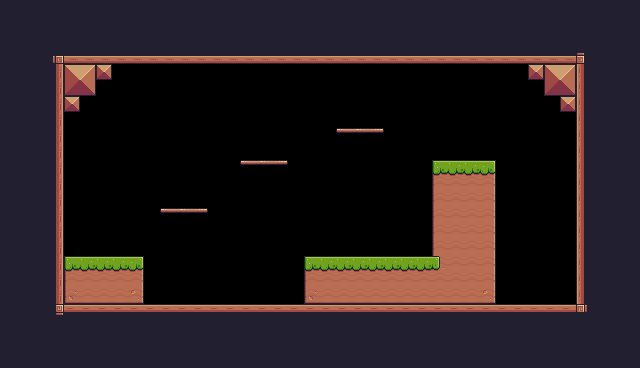

A level layout from a 2D game, rendered from its tile map. Below: a short description, then the map file with its tile-grid data intact:
An orthogonal 40x23 tile map with 16x16 px tiles, 1 tile layer (Background) and 28 objects (10x Fruit, Player, Checkpoint).

<map version="1.10" tiledversion="1.11.0" orientation="orthogonal" renderorder="right-down" width="40" height="23" tilewidth="16" tileheight="16" infinite="0" nextlayerid="6" nextobjectid="41">
 <tileset firstgid="1" source="Pixel Adventure.tsx" />
 <layer id="1" name="Background" width="40" height="23">
  <data encoding="csv">
112,112,24,112,112,112,112,112,112,112,112,112,112,112,112,112,112,112,112,112,112,112,112,112,112,112,112,112,112,112,112,112,112,112,112,112,112,24,112,112,
112,112,24,112,112,112,112,112,112,112,112,112,112,112,112,112,112,112,112,112,112,112,112,112,112,112,112,112,112,112,112,112,112,112,112,112,112,24,112,112,
112,112,24,112,112,112,112,112,112,112,112,112,112,112,112,112,112,112,112,112,112,112,112,112,112,112,112,112,112,112,112,112,112,112,112,112,112,24,112,112,
24,24,24,92,134,134,134,134,134,134,134,134,134,134,134,134,134,134,134,134,134,134,134,134,134,134,134,134,134,134,134,134,134,134,134,134,93,24,24,24,
112,112,112,113,36,37,35,0,0,0,0,0,0,0,0,0,0,0,0,0,0,0,0,0,0,0,0,0,0,0,0,0,0,35,36,37,111,112,112,112,
112,112,112,113,58,59,0,0,0,0,0,0,0,0,0,0,0,0,0,0,0,0,0,0,0,0,0,0,0,0,0,0,0,0,58,59,111,112,112,112,
112,112,112,113,35,0,0,0,0,0,0,0,0,0,0,0,0,0,0,0,0,0,0,0,0,0,0,0,0,0,0,0,0,0,0,35,111,112,112,112,
112,112,112,113,0,0,0,0,0,0,0,0,0,0,0,0,0,0,0,0,0,0,0,0,0,0,0,0,0,0,0,0,0,0,0,0,111,112,112,112,
112,112,112,113,0,0,0,0,0,0,0,0,0,0,0,0,0,0,0,0,80,40,41,42,0,0,0,0,0,0,0,0,0,0,0,0,111,112,112,112,
112,112,112,113,0,0,0,0,0,0,0,0,0,0,0,233,0,0,0,0,0,0,0,0,0,0,0,0,0,0,0,0,0,0,0,0,111,112,112,112,
112,112,112,113,0,0,0,0,0,0,0,0,0,0,0,40,41,42,233,0,0,0,0,0,0,0,0,7,8,8,9,0,0,0,0,0,111,112,112,112,
112,112,112,113,0,0,0,0,0,0,0,0,0,0,0,0,233,233,233,0,0,0,0,0,0,0,0,29,30,30,31,0,0,0,0,0,111,112,112,112,
112,112,112,113,0,0,0,0,0,0,0,0,0,0,0,0,0,0,0,0,0,0,0,0,0,0,0,29,30,30,31,0,0,0,0,0,111,112,112,112,
112,112,112,113,0,0,0,0,0,0,40,41,42,0,0,0,0,0,0,0,0,0,0,0,0,0,0,29,30,30,31,0,0,0,0,0,111,112,112,112,
112,112,112,113,0,0,0,0,0,0,0,0,0,0,0,0,0,0,0,0,0,0,0,0,0,0,0,29,30,30,31,0,0,0,0,0,111,112,112,112,
112,112,112,113,0,0,0,0,0,0,0,0,0,0,0,0,0,0,0,0,0,0,0,0,0,0,0,29,30,30,31,0,0,0,0,0,111,112,112,112,
112,112,112,113,7,8,8,8,9,75,0,0,0,0,0,0,0,0,0,7,8,8,8,8,8,8,8,33,30,30,31,0,0,0,0,0,111,112,112,112,
112,112,112,113,29,30,30,30,31,75,0,0,0,0,0,0,0,0,0,29,30,30,30,30,30,30,30,30,30,30,31,0,0,0,0,0,111,112,112,112,
112,112,112,113,51,52,52,52,53,75,0,0,0,0,0,0,0,0,0,51,52,52,52,52,52,52,52,52,52,52,53,0,0,0,0,0,111,112,112,112,
24,24,24,114,90,90,90,90,90,90,90,90,90,90,90,90,90,90,90,90,90,90,90,90,90,90,90,90,90,90,90,90,90,90,90,90,115,24,24,24,
112,112,24,112,112,112,112,112,112,112,112,112,112,112,112,112,112,112,112,112,112,112,112,112,112,112,112,112,112,112,112,112,112,112,112,112,112,24,112,112,
112,112,24,112,112,112,112,112,112,112,112,112,112,112,112,112,112,112,112,112,112,112,112,112,112,112,112,112,112,112,112,112,112,112,112,112,112,24,112,112,
112,112,24,112,112,112,112,112,112,112,112,112,112,112,112,112,112,112,112,112,112,112,112,112,112,112,112,112,112,112,112,112,112,112,112,112,112,24,112,112
</data>
 </layer>
 <objectgroup id="5" name="Spawnpoints">
  <object id="22" name="Player" type="Player" x="80" y="208" width="32" height="32" />
  <object id="25" name="Apple" type="Fruit" x="152" y="176" width="32" height="32" />
  <object id="26" name="Apple" type="Fruit" x="184" y="176" width="32" height="32" />
  <object id="27" name="Apple" type="Fruit" x="168" y="144" width="32" height="32" />
  <object id="28" name="Bananas" type="Fruit" x="232" y="128" width="32" height="32" />
  <object id="29" name="Bananas" type="Fruit" x="264" y="128" width="32" height="32" />
  <object id="30" name="Bananas" type="Fruit" x="248" y="96" width="32" height="32" />
  <object id="31" name="Apple" type="Fruit" x="328" y="96" width="32" height="32" />
  <object id="32" name="Apple" type="Fruit" x="360" y="96" width="32" height="32" />
  <object id="33" name="Bananas" type="Fruit" x="432" y="128" width="32" height="32" />
  <object id="34" name="Bananas" type="Fruit" x="464" y="128" width="32" height="32" />
  <object id="35" name="Checkpoint" type="Checkpoint" x="510.922" y="238.855" width="64" height="64" />
 </objectgroup>
 <objectgroup id="2" name="Collisions">
  <object id="2" x="159.856" y="208.25" width="48" height="5" />
  <object id="3" x="54.9726" y="53.3558" width="9.70105" height="263.006" />
  <object id="5" x="576.135" y="52.8168" width="9.70105" height="263.006" />
  <object id="7" x="54.9726" y="303.427" width="531.941" height="10.7789" />
  <object id="9" x="53.3558" y="53.3558" width="534.097" height="11.8568" />
  <object id="10" x="240" y="160" width="48" height="5" />
  <object id="11" x="335.75" y="128" width="48" height="5" />
  <object id="12" x="64" y="64" width="32" height="32" />
  <object id="14" x="96" y="64" width="16" height="16" />
  <object id="15" x="543.259" y="65.2126" width="33.4147" height="31.2589" />
  <object id="16" x="560.505" y="97.5495" width="15.6295" height="15.0905" />
  <object id="17" x="528.707" y="66.2905" width="16.7074" height="14.0126" />
  <object id="19" x="304" y="256" width="128.214" height="47.0995" />
  <object id="20" x="432" y="160" width="63.5958" height="143.36" />
  <object id="21" x="62.5958" y="255.461" width="80.3032" height="47.9663" />
  <object id="40" x="64" y="96" width="16" height="16" />
 </objectgroup>
</map>
